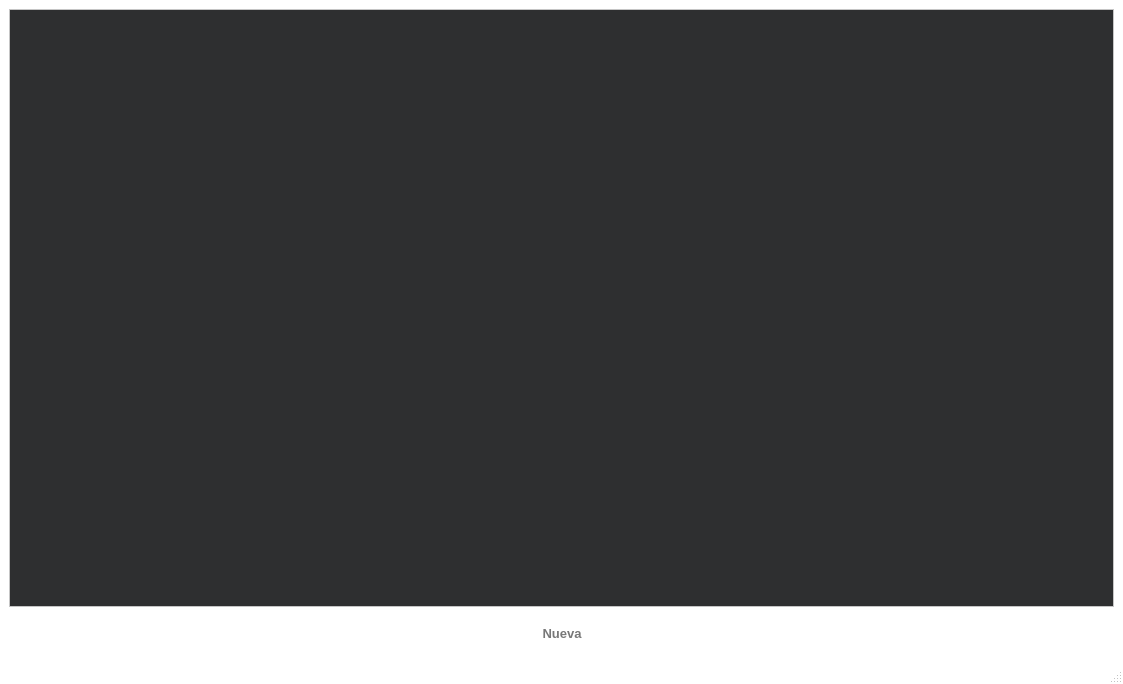
<?xml version="1.0" encoding="UTF-8"?>
<ui version="4.0">
 <class>Screen_Table_Causas_Intervenciones</class>
 <widget class="QMainWindow" name="Screen_Table_Causas_Intervenciones">
  <property name="geometry">
   <rect>
    <x>0</x>
    <y>0</y>
    <width>1123</width>
    <height>684</height>
   </rect>
  </property>
  <property name="palette">
   <palette>
    <active>
     <colorrole role="Base">
      <brush brushstyle="SolidPattern">
       <color alpha="255">
        <red>46</red>
        <green>47</green>
        <blue>48</blue>
       </color>
      </brush>
     </colorrole>
     <colorrole role="Window">
      <brush brushstyle="SolidPattern">
       <color alpha="255">
        <red>255</red>
        <green>255</green>
        <blue>255</blue>
       </color>
      </brush>
     </colorrole>
    </active>
    <inactive>
     <colorrole role="Base">
      <brush brushstyle="SolidPattern">
       <color alpha="255">
        <red>46</red>
        <green>47</green>
        <blue>48</blue>
       </color>
      </brush>
     </colorrole>
     <colorrole role="Window">
      <brush brushstyle="SolidPattern">
       <color alpha="255">
        <red>255</red>
        <green>255</green>
        <blue>255</blue>
       </color>
      </brush>
     </colorrole>
    </inactive>
    <disabled>
     <colorrole role="Base">
      <brush brushstyle="SolidPattern">
       <color alpha="255">
        <red>255</red>
        <green>255</green>
        <blue>255</blue>
       </color>
      </brush>
     </colorrole>
     <colorrole role="Window">
      <brush brushstyle="SolidPattern">
       <color alpha="255">
        <red>255</red>
        <green>255</green>
        <blue>255</blue>
       </color>
      </brush>
     </colorrole>
    </disabled>
   </palette>
  </property>
  <property name="windowTitle">
   <string>MainWindow</string>
  </property>
  <widget class="QWidget" name="centralwidget">
   <layout class="QVBoxLayout" name="verticalLayout">
    <item>
     <widget class="QTableView" name="tableView">
      <property name="styleSheet">
       <string notr="true">font: 10pt &quot;Segoe UI&quot;;</string>
      </property>
     </widget>
    </item>
    <item>
     <layout class="QHBoxLayout" name="horizontalLayout">
      <item>
       <spacer name="horizontalSpacer">
        <property name="orientation">
         <enum>Qt::Horizontal</enum>
        </property>
        <property name="sizeHint" stdset="0">
         <size>
          <width>40</width>
          <height>20</height>
         </size>
        </property>
       </spacer>
      </item>
      <item>
       <widget class="QPushButton" name="pb_nueva">
        <property name="minimumSize">
         <size>
          <width>130</width>
          <height>40</height>
         </size>
        </property>
        <property name="maximumSize">
         <size>
          <width>130</width>
          <height>40</height>
         </size>
        </property>
        <property name="font">
         <font>
          <family>Segoe UI</family>
          <pointsize>10</pointsize>
          <weight>75</weight>
          <bold>true</bold>
         </font>
        </property>
        <property name="styleSheet">
         <string notr="true">border-radius: 10px;
color:rgb(120, 120, 120);</string>
        </property>
        <property name="text">
         <string>Nueva</string>
        </property>
        <property name="icon">
         <iconset resource="assets.qrc">
          <normaloff>:/icons/plus_blue.png</normaloff>:/icons/plus_blue.png</iconset>
        </property>
        <property name="iconSize">
         <size>
          <width>20</width>
          <height>20</height>
         </size>
        </property>
       </widget>
      </item>
      <item>
       <spacer name="horizontalSpacer_2">
        <property name="orientation">
         <enum>Qt::Horizontal</enum>
        </property>
        <property name="sizeHint" stdset="0">
         <size>
          <width>40</width>
          <height>20</height>
         </size>
        </property>
       </spacer>
      </item>
     </layout>
    </item>
   </layout>
  </widget>
  <widget class="QMenuBar" name="menubar">
   <property name="geometry">
    <rect>
     <x>0</x>
     <y>0</y>
     <width>1123</width>
     <height>21</height>
    </rect>
   </property>
  </widget>
  <widget class="QStatusBar" name="statusbar"/>
 </widget>
 <resources>
  <include location="assets.qrc"/>
 </resources>
 <connections/>
</ui>
